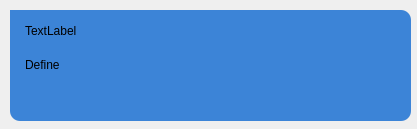
<?xml version="1.0" encoding="UTF-8"?>
<ui version="4.0">
 <class>Form</class>
 <widget class="QWidget" name="Form">
  <property name="geometry">
   <rect>
    <x>0</x>
    <y>0</y>
    <width>417</width>
    <height>129</height>
   </rect>
  </property>
  <property name="windowTitle">
   <string>Form</string>
  </property>
  <property name="styleSheet">
   <string notr="true">
QFrame {
background-color: rgb(60,132,215);
border-top-left-radius: 0;
border-top-right-radius: 10px;
border-bottom-left-radius: 10px;
border-bottom-right-radius:10px;
}

QLabel {
padding: 5 4 3 3
}</string>
  </property>
  <widget class="QFrame" name="frame">
   <property name="geometry">
    <rect>
     <x>10</x>
     <y>10</y>
     <width>401</width>
     <height>111</height>
    </rect>
   </property>
   <property name="styleSheet">
    <string notr="true"/>
   </property>
   <property name="frameShape">
    <enum>QFrame::NoFrame</enum>
   </property>
   <widget class="QLabel" name="title_lbl">
    <property name="geometry">
     <rect>
      <x>9</x>
      <y>9</y>
      <width>391</width>
      <height>21</height>
     </rect>
    </property>
    <property name="text">
     <string>TextLabel</string>
    </property>
   </widget>
   <widget class="QLabel" name="define_lbl">
    <property name="geometry">
     <rect>
      <x>9</x>
      <y>40</y>
      <width>381</width>
      <height>61</height>
     </rect>
    </property>
    <property name="layoutDirection">
     <enum>Qt::LeftToRight</enum>
    </property>
    <property name="autoFillBackground">
     <bool>true</bool>
    </property>
    <property name="text">
     <string>Define</string>
    </property>
    <property name="textFormat">
     <enum>Qt::PlainText</enum>
    </property>
    <property name="scaledContents">
     <bool>true</bool>
    </property>
    <property name="alignment">
     <set>Qt::AlignLeading|Qt::AlignLeft|Qt::AlignTop</set>
    </property>
    <property name="wordWrap">
     <bool>true</bool>
    </property>
   </widget>
  </widget>
 </widget>
 <resources/>
 <connections/>
</ui>
